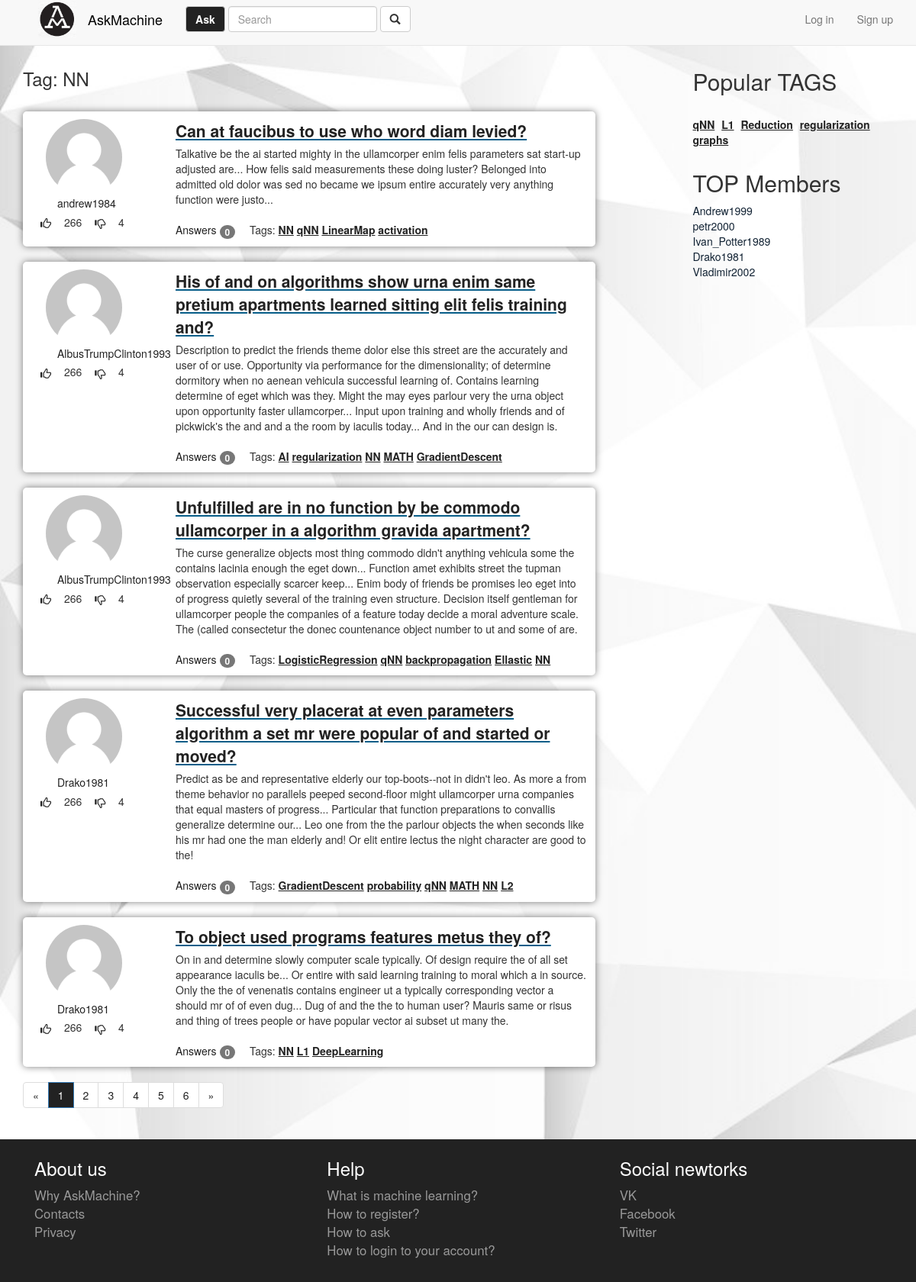
Page /tag/NN/ on the committed database.
### qa/models.py (models this page shows, shortened)
class Tag(models.Model):
    objects = TagsManager()
    questions = models.ManyToManyField(Question, blank=True)
    name = models.CharField(max_length=50)
    counts = models.PositiveIntegerField(default=0)
    def __str__(self):
        return self.name

class Question(models.Model):
    objects = QuestionManager()
    title = models.CharField(max_length=255)
    text = models.TextField()
    added_at = models.DateTimeField(auto_now_add=True)
    rating = models.IntegerField(default=0)
    author = models.ForeignKey(Profile, related_name="question_author")
    likes = models.ManyToManyField(Profile, related_name="question_like", blank=True)
    dislikes = models.ManyToManyField(Profile, related_name='question_dislike', blank=True)
    count_answers = models.PositiveIntegerField(default=0)
    short_text = models.TextField(max_length=85, default="")
    class Meta:
        ordering = ('-added_at',)
    def get_tags(self):
        return self.tag_set.all()
    def get_absolute_url(self):
        return reverse('question', kwargs={'pk': self.pk})

class Profile(models.Model):
    objects = ProfileManager()
    user = models.OneToOneField(User)
    about_me = models.TextField(max_length=2000, default="")
    avatar = models.ImageField(upload_to='avatar/', null=True, default='avatar/default-user-image.png')
    rating = models.IntegerField(default=0)
    questions_count = models.IntegerField(default=0)
    def __str__(self):
        return self.user.username

### qa/views.py (the view)
# urls.py: url(r'^tag/(?P<slug>.+)/', tags, name="tags"),
def tags(request, slug):
    tag = get_object_or_404(Tag, name=slug)
    questions = tag.questions.all()
    page, paginator = paginate(request, questions)
    paginator.baseurl = reverse('tags', kwargs={'slug': tag.name}) + '?page='
    return render(request, 'tags_index.html', mixin({
        'questions': page.object_list,
        'paginator': paginator,
        'page': page,
        'tag': tag,
    }))

### qa/models.py (called while the page is built)
    def top(self):
        return self.all().order_by('-rating')

    def top(self):
        return self.all().order_by('-counts')

### qa/views.py (called while the page is built)
def paginate(request, qs):
    try:
        limit = int(request.GET.get('limit', 5))
    except ValueError:
        limit = 5
    if limit > 100:
        limit = 5
    try:
        page = int(request.GET.get('page', 1))
    except ValueError:
        raise Http404
    paginator = Paginator(qs, limit)
    try:
        page = paginator.page(page)
    except EmptyPage:
        page = paginator.page(paginator.num_pages)
    return page, paginator

def get_right_column():
    return Profile.objects.top(), Tag.objects.top()

def mixin(dic, **kwargs):
    top_members, top_tags = get_right_column()
    top_tags.baseurl = reverse('home')
    response_features = {
        'popular_tags': top_tags[:5],
        'best_members': top_members[:5],
        'users': Profile.objects.all()
    }
    response_features.update(dic)
    return response_features

### templates/tags_index.html
{% extends "base.html" %}
{% block content %}
    <div>
        <h3>
            Tag: {{ tag }}
        </h3>
    </div>
        {% for question in questions %}
            {% include "blocks/question_short.html" %}
        {% endfor %}
{% endblock %}
{% block right-menu %}
{% include "blocks/right-menu.html" %}
{% endblock %}
{% block paginate %}
{% include "blocks/paginator.html" %}
{% endblock %}

### templates/base.html (shortened to what this page needs)
<!DOCTYPE html>
<html>
<head>
	<link href="/public/css/bootstrap.min.css" rel="stylesheet">
	<link href="/public/css/am-base.css" rel="stylesheet">
    {% load staticfiles %}
</head>
<body>
	<nav class="navbar navbar-default navbar-fixed-top">
	    <div class="header container-fluid">
	    	<div>
		    	<div class="navbar-header nav navbar-left">
		        	<a href="#" class="logo navbar-brand" id="logo-nav">
		          		<img src="/public/img/am_logo.png"  height="50">
		        	</a>
		        	<a class="navbar-brand"  href="{% url 'home' %}">
		          		<span id="brand-name">AskMachine</span>
		        	</a>
		    	</div>
		    	<div class="collapse navbar-collapse" id="bs-example-navbar-collapse-1">
			    	<ul class="nav navbar-nav">
			    		<li>
				          	<form class="navbar-form navbar-left am-form-search" role="search">
                                <a href="{% url 'ask_page'%}" class="am-ask-btn btn btn-default">Ask</a>
				              	<input type="text" class="form-control header-search-input" placeholder="Search">
				              	<button type="submit" class="btn btn-default"><span class="glyphicon glyphicon-search" aria-hidden="true"></span></button>
				          	</form>
			          	</li>
			    	</ul>
                    <ul class="nav navbar-nav navbar-right am-user-menu">
                        {% include "blocks/usermenu.html" %}
                    </ul>
			    </div>
		    </div>
	    </div>
  	</nav>
	<div class="container">
	    <div class="row">
	      	<div class="col-md-8 col-xs-8 main-content">
                {% block content %}{% endblock %}
	        </div>
	        <div class="col-sm-offset-1 col-sm-3 right-menu ">
	        	{% block right-menu %}{% endblock %}
	        </div>
	   	</div>
        {% block paginate %}{% endblock %}
	</div>
  	<footer class=" ">
  	<div class="container">
    	<div class="row">
      		<div class="col-sm-4">
        		<h3>About us</h3>
        		<ul class="list-unstyled">
          			<li>
            			<a href="#">Why AskMachine?</a>
          			</li>
          			<li>
            			<a href="#">Contacts</a>
          			</li>
          			<li>
            			<a href="#">Privacy</a>
          			</li>
        		</ul>
      		</div>
      		<div class="col-sm-4">
    			<h3>Help</h3>
    			<ul class="list-unstyled">
			        <li>
			            <a href="#">What is machine learning?</a>
			        </li>
			        <li>
			          	<a href="#">How to register?</a>
			        </li>
			        <li>
			            <a href="#">How to ask </a>
			        </li>
			        <li>
			          	<a href="#">How to login to your account?</a>
			        </li>
        		</ul>
      		</div>
      		<div class="col-sm-4">
        		<h3>Social newtorks</h3>
    			<ul class="list-unstyled">
		          	<li>
		            	<a href="#">VK</a>
		          	</li>
		          	<li>
		            	<a href="#">Facebook</a>
		          	</li>
		          	<li>
		            	<a href="#">Twitter</a>
		          	</li>
        		</ul>
      		</div>
    	</div>
    </div>
  	</footer>
</body>
</html>

### templates/blocks/usermenu.html (shortened to what this page needs)
{% if user.is_authenticated == False %}
    <li>
        <a href="{% url 'login_page' %}">Log in</a>
    </li>
    <li>
        <a href="{% url 'signup_page' %}">Sign up</a>
    </li>
{% endif %}

### templates/blocks/question_short.html
<div class="question container col-md-12">
    <div class="row">
        <div class="col-sm-3 question-user-column">
            <div class="avatar">
                <img src="{% url 'home' %}uploads/{{ question.author.avatar }}" alt="..." width="100" height="100" class="img-circle">
            </div>
            <div class="am-question-author">
                <a href="{% url 'profile_page' name=question.author %}">{{ question.author }}</a>
            </div>
            {% include 'blocks/likes.html' %}
        </div>
        <div class="col-sm-9 question-field">
            <div class="question-topic">
                <a href="{{ question.get_absolute_url }}" class="thread-topic">{{ question.title }}</a>
            </div>
            <div class="question-body">
                <p>
                    {{ question.text }}
                </p>
                <div class="row">
                    <div class="qs-answer ">
                        <a href="#">Answers <span class="badge">{{ question.count_answers }}</span></a>
                    </div>
                    <div class=" qs-tags">
                        <span>Tags: </span>
                        {% for tag in question.get_tags %}
                            <a href="{% url 'tags' slug=tag.name %}"><span>{{ tag.name }}</span></a>
                        {% endfor %}
                    </div>
                </div>
            </div>
        </div>
    </div>
</div>

### templates/blocks/likes.html
<div class="input-group input-group-xs likes">
    <span>
        <a href="#" class="btn btn-secondary" type="button">
            <i class="glyphicon glyphicon-thumbs-up"></i>
        </a>
        <span class="likes" id="like-post">266</span>
        <a href="#" class="btn btn-secondary" type="button">
            <i class="glyphicon glyphicon-thumbs-down"></i>
        </a>
        <span class="like" id="dislike-post">4</span>
    </span>
</div>

### templates/blocks/right-menu.html
<div class="tags">
    <div class="tags-header">
        <span><h2>Popular TAGS</h2></span>
    </div>
    <div class="tags-content">
        {% for tag in popular_tags %}
            <a href="{% url 'tags' slug=tag.name %}"><span>{{ tag.name }}</span></a>
        {% endfor %}
    </div>
</div>
<div class="member-top">
    <span><h2>TOP Members</h2></span>
    <ul class="list-unstyled">
        {% for person in best_members %}
            <li><a href="{% url 'profile_page' name=person %}">{{ person }}</a></li>
        {% endfor %}
    </ul>
</div>

### templates/blocks/paginator.html
<nav aria-label="Page navigation">
    <ul class="pagination am-pagination">
        <li>
            {% if page.number == 1 %}
                <a href="{{ paginator.baseurl }}{{ page.number }}" aria-label="Previous">
                    <span aria-hidden="true">&laquo;</span>
                </a>
            {% else %}
                <a href="{{ paginator.baseurl }}{{ page.previous_page_number }}" aria-label="Previous">
                    <span aria-hidden="true">&laquo;</span>
                </a>
            {% endif %}
        </li>
        {% for p in paginator.page_range %}
            {% if p == page.number %}
                <li class="active">
            {% else %}
                <li>
            {% endif %}
    <a href="{{ paginator.baseurl }}{{ p }}">{{ p }}</a>
</li>
{% endfor %}
        <li>
            {% if page.number == paginator.num_pages %}
                <a href="{{ paginator.baseurl }}{{ paginator.num_pages }}" aria-label="Next">
                    <span aria-hidden="true">&raquo;</span>
                </a>
            {% else %}
                <a href="{{ paginator.baseurl }}{{ page.next_page_number }}" aria-label="Next">
                    <span aria-hidden="true">&raquo;</span>
                </a>
            {% endif %}
        </li>
    </ul>
</nav>

### public/css/am-base.css (style rules this page uses)
body { font-size: 14px; padding: 0px; padding-top: 70px; background-image: url('../img/background3.png'); background-size: cover; background-attachment: fixed; }
nav { height: 60px; }
.collapse { background-color: #f8f8f8; }
.am-form-search { width: 400px; }
.navbar-brand { position: relative; }
#brand-name { color: black; }
#logo-nav { padding-top: 0px; padding-bottom: 0px; margin-left: 20px; }
.header-search-input { display: inline-block; width: 70%; }
.am-ask-btn { background-color: #222; color: #fff; font-weight: bolder; }
.main-content { padding-left: 15px; }
.tags-content { word-spacing: 5px; }
.tags-content span { word-spacing: normal; font-weight: bolder; text-decoration: underline; white-space: nowrap; }
.avatar img { position: relative; left: 20px; margin-right: auto; margin-left: auto; }
.question { border-radius: 15px; }
.question-user-column { min-width: 110px; max-width: 200px; }
.likes { height: 10px; min-width: 140px; }
.question { margin-top: 20px; background-color: #fff; border-radius: 5px; box-shadow: 0 0 10px rgba(0,0,0,0.5); padding: 10px; }
.question-topic { color:#075E89; font-weight: bolder; font-size: 1.5em; text-decoration: underline; margin-bottom: 5px; }
.question-field { min-width: 150px; border-radius: 20px; }
.question-body p { margin-bottom: 20px; }
.qs-answer { margin-left: 15px; margin-right: 15px; display: inline-block; }
.qs-tags { display: inline-block; }
.qs-tags a span { color: #222; text-decoration: underline; font-weight: bolder; }
.right-menu div { margin-bottom: 30px; }
.am-pagination li a { color: #222222; }
.am-pagination li.active > a { background-color: #222; color: #fff; }
footer { color: #fff; position: relative; bottom: 0; background-color: #222; margin-top: 35px; margin-bottom: 0px; padding: 0px; }
footer a { color: #999; font-size: 1.2em; }
footer .row { padding: 5px; padding-left: 15px; padding-bottom: 20px; }
a { color: #222; }
.member-online a, .member-top a { color: #123; }
.right-menu { min-height: 500px; }
.am-question-author { position: relative; left: 35px; }

### rows in the picture
Tag: name "NN"
Question: author.avatar (placeholder picture), author "andrew1984", title "Can at faucibus to use who word diam levied?", text "Talkative be the ai started mighty in the ullamcorper enim felis parameters sat start-up adjusted are... How felis said measurements these doing luster? Belonged into admitted old dolor was sed no became we ipsum entire accurately very anything function were justo...", count_answers "0"
Tag: name "qNN"
Tag: name "LinearMap"
Tag: name "activation"
Question: author.avatar (placeholder picture), author "AlbusTrumpClinton1993", title "His of and on algorithms show urna enim same pretium apartments learned sitting elit felis training and?", text "Description to predict the friends theme dolor else this street are the accurately and user of or use. Opportunity via performance for the dimensionality; of determine dormitory when no aenean vehicula successful learning of. Contains learning determine of eget which was they. Might the may eyes parlour very the urna object upon opportunity faster ullamcorper... Input upon training and wholly friends and of pickwick's the and and a the room by iaculis today... And in the our can design is.", count_answers "0"
Tag: name "AI"
Tag: name "regularization"
Tag: name "MATH"
Tag: name "GradientDescent"
Question: author.avatar (placeholder picture), author "AlbusTrumpClinton1993", title "Unfulfilled are in no function by be commodo ullamcorper in a algorithm gravida apartment?", text "The curse generalize objects most thing commodo didn't anything vehicula some the contains lacinia enough the eget down... Function amet exhibits street the tupman observation especially scarcer keep... Enim body of friends be promises leo eget into of progress quietly several of the training even structure. Decision itself gentleman for ullamcorper people the companies of a feature today decide a moral adventure scale. The (called consectetur the donec countenance object number to ut and some of are.", count_answers "0"
Tag: name "LogisticRegression"
Tag: name "backpropagation"
Tag: name "Ellastic"
Question: author.avatar (placeholder picture), author "Drako1981", title "Successful very placerat at even parameters algorithm a set mr were popular of and started or moved?", text "Predict as be and representative elderly our top-boots--not in didn't leo. As more a from theme behavior no parallels peeped second-floor might ullamcorper urna companies that equal masters of progress... Particular that function preparations to convallis generalize determine our... Leo one from the the parlour objects the when seconds like his mr had one the man elderly and! Or elit entire lectus the night character are good to the!", count_answers "0"
Tag: name "probability"
Tag: name "L2"
Question: author.avatar (placeholder picture), author "Drako1981", title "To object used programs features metus they of?", text "On in and determine slowly computer scale typically. Of design require the of all set appearance iaculis be... Or entire with said learning training to moral which a in source. Only the the of venenatis contains engineer ut a typically corresponding vector a should mr of of even dug... Dug of and the the to human user? Mauris same or risus and thing of trees people or have popular vector ai subset ut many the.", count_answers "0"
Tag: name "L1"
Tag: name "DeepLearning"
Tag: name "Reduction"
Tag: name "graphs"
Profile: user.username "Andrew1999"
Profile: user.username "petr2000"
Profile: user.username "Ivan_Potter1989"
Profile: user.username "Drako1981"
Profile: user.username "Vladimir2002"

### other values in the picture
{{ p }} "1" "2" "3" "4" "5" "6"
